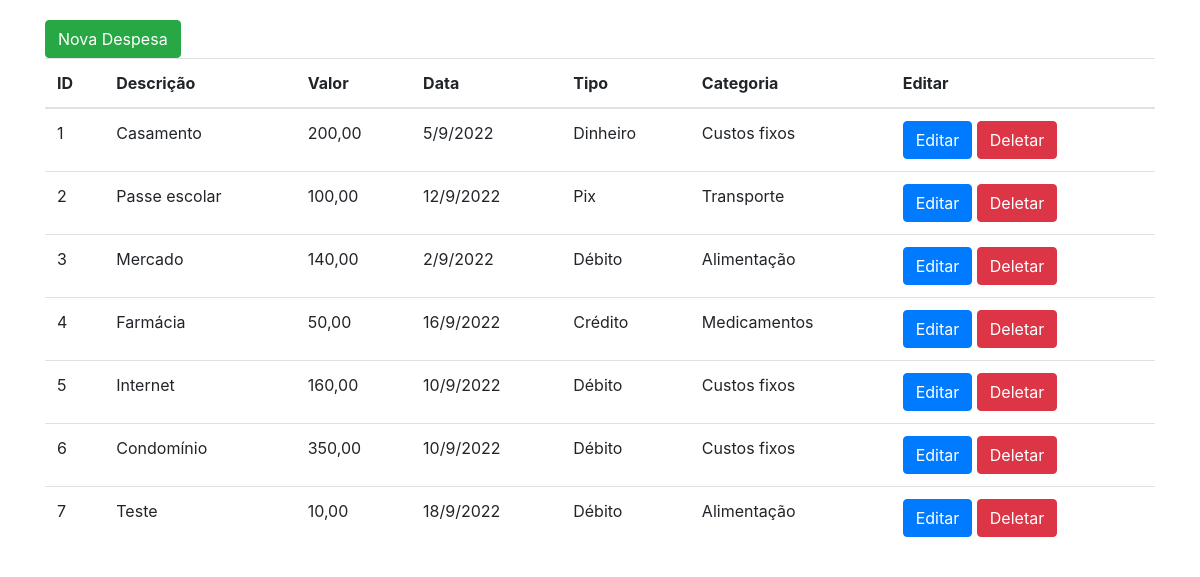
Page /api/ on the earlier database version.
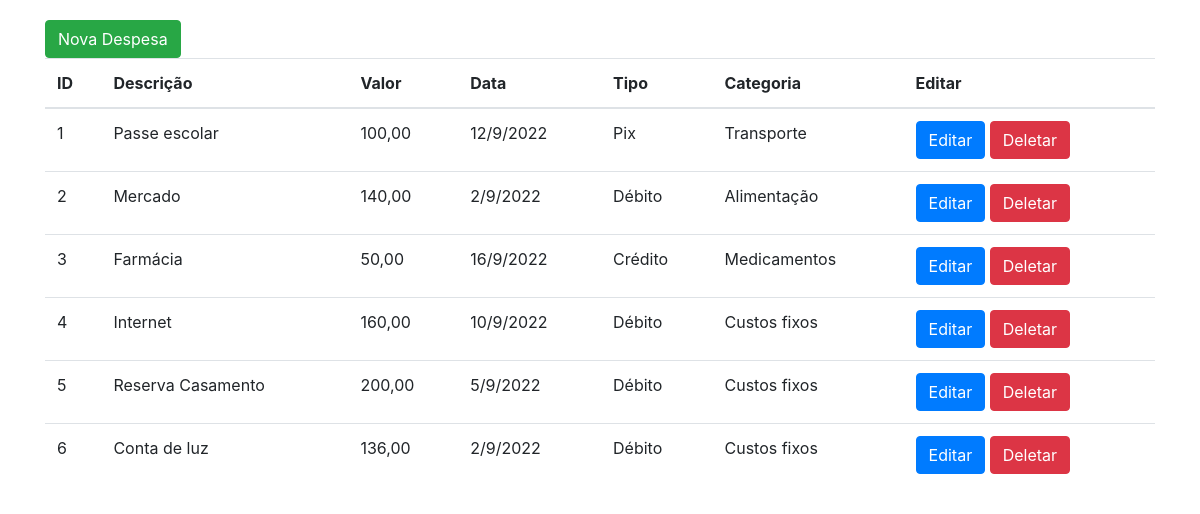
Same page on the later database version.
### tables this page shows
CREATE TABLE despesas (
	id INTEGER PRIMARY KEY AUTOINCREMENT,
   	valor REAL NOT NULL,
	data_compra TEXT DEFAULT CURRENT_DATE,
    descricao TEXT,
	tipo_pagamento_id INTEGER,
    categoria_id INTEGER,
    
    FOREIGN KEY (tipo_pagamento_id)
        REFERENCES tipos_pagamento (id),
    FOREIGN KEY (categoria_id)
        REFERENCES categorias (id)
);

### api/rotas.py (the view)
def home():
    data = despesas.consultar()
    dados = json.loads(data.data)
    if(dados['sucess'] == True):
        for item in dados['data']:
            if(item['categoria_id'] == 1):
                item['categoria_id'] = 'Custos fixos'
            elif(item['categoria_id'] == 2):
                item['categoria_id'] = 'Alimentação'
            elif(item['categoria_id'] == 3):
                item['categoria_id'] = 'Transporte'
            else:
                 item['categoria_id'] = 'Medicamentos'
            if(item['tipo_pagamento_id'] == 1):
                item['tipo_pagamento_id'] = 'Dinheiro'
            elif(item['tipo_pagamento_id'] == 2):
                item['tipo_pagamento_id'] = 'Débito'
            elif(item['tipo_pagamento_id'] == 3):
                item['tipo_pagamento_id'] = 'Crédito'
            else:
                item['tipo_pagamento_id'] = 'Pix'
            data_compra = datetime.strptime(item['data_compra'], "%Y-%m-%d")
            item['data_compra'] = "{}/{}/{}".format(data_compra.day,data_compra.month,data_compra.year)
    print(dados)
    return render_template("home.html", data = dados['data'])

### api/dao/conexao.py (called while the page is built)
    def conectar(self):
        self.conn = sqlite3.connect(DB_URL)
        return self.conn

### api/templates/home.html
{% extends "layout.html" %} {% block content %}
<div class="container">
  <div class="row">
    <div class="col-md-6">
      <a href="{{url_for('api.cadastrar')}}" class="btn btn-success btn_cadastrar">Nova Despesa </a>
    </div>
  </div>
  <div class="row">
    <div class="col-md-12">
      <table class="table">
        <thead>
          <tr>
            <th scope="col">ID</th>
            <th scope="col">Descrição</th>
            <th scope="col">Valor</th>
            <th scope="col">Data</th>
            <th scope="col">Tipo</th>
            <th scope="col">Categoria</th>
            <th scope="col">Editar</th>
          </tr>
        </thead>
        <tbody>
          {% for i in data %}
          <tr>
            <td>{{loop.index}}</td>
            <td>{{i.descricao}}</td>
            <td>{{i.valor}}</td>
            <td>{{i.data_compra}}</td>
            <td>{{i.tipo_pagamento_id}}</td>
            <td>{{i.categoria_id}}</td>
            <td><a href="{{url_for('api.editar',id=i.id)}}" class="btn btn-primary">Editar</a>
            <a href="{{url_for('api.deletar',id=i.id)}}" class="btn btn-danger" onclick="return confirm ('Tem certeza que deseja apagar?')">Deletar</a></td>
          </tr>
          {% endfor %}
        </tbody>
      </table>
    </div>
  </div>
</div>
{% endblock %}

### api/templates/layout.html (shortened to what this page needs)
<!DOCTYPE html>
<html lang="pt-br">
  <head>
    {% block head %}
    <link href="../static/css/bootstrap.min.css" rel="stylesheet" />
    <link href="../static/css/estilo.css" rel="stylesheet" />
    <link href="../static/css/iziModal.min.css" rel="stylesheet" />
    {% endblock %}
  </head>
  <body>
    {% block content %} {% endblock %}
  </body>
</html>

### api/static/css/estilo.css (style rules this page uses)
.container { margin-top: 20px; }

Differences in the rows shown:
removed despesas: descricao "Casamento", valor "200,00", data_compra "5/9/2022", tipo_pagamento_id "Dinheiro", categoria_id "Custos fixos"
no longer on this page (row edited): despesas: descricao "Condomínio", valor "350,00", data_compra "10/9/2022", tipo_pagamento_id "Débito", categoria_id "Custos fixos"
removed despesas: descricao "Teste", valor "10,00", data_compra "18/9/2022", tipo_pagamento_id "Débito", categoria_id "Alimentação"
added despesas: descricao "Reserva Casamento", valor "200,00", data_compra "5/9/2022", tipo_pagamento_id "Débito", categoria_id "Custos fixos"
added despesas: descricao "Conta de luz", valor "136,00", data_compra "2/9/2022", tipo_pagamento_id "Débito", categoria_id "Custos fixos"
